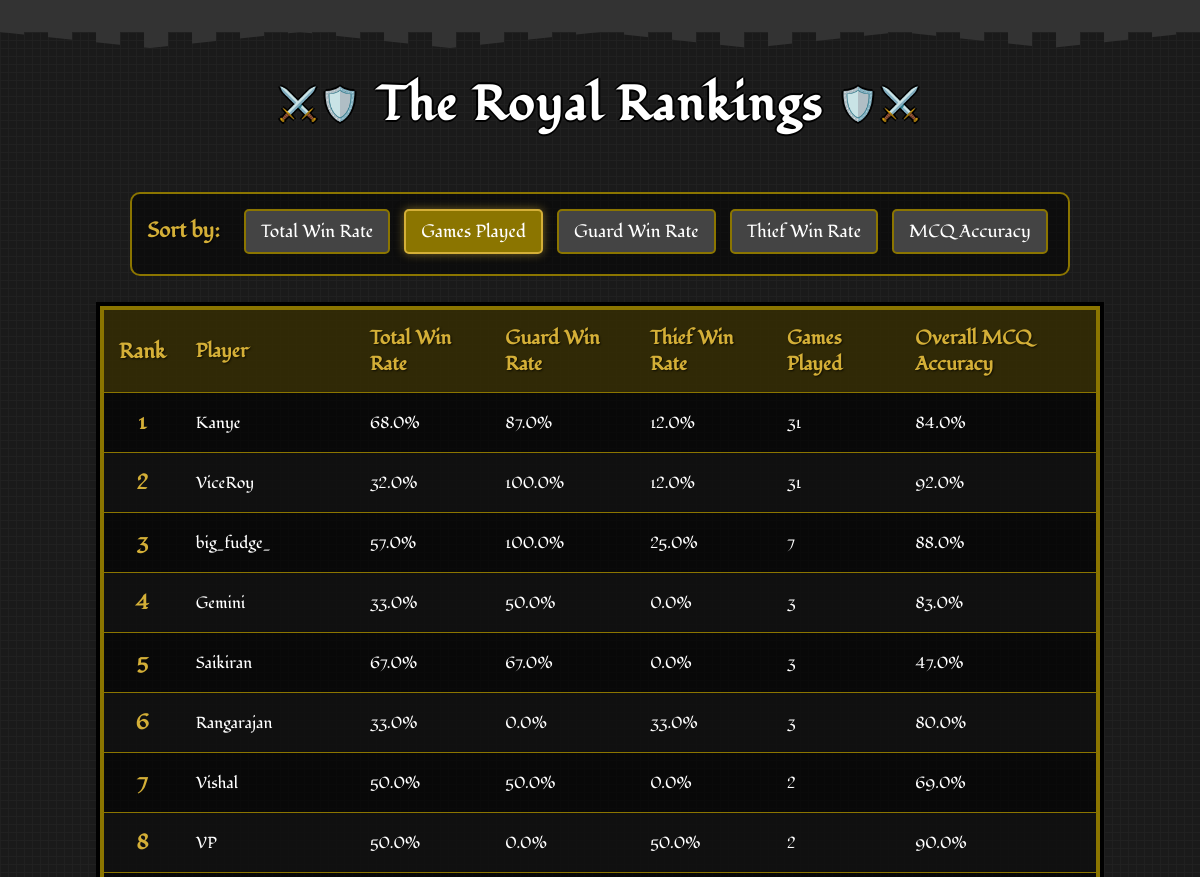
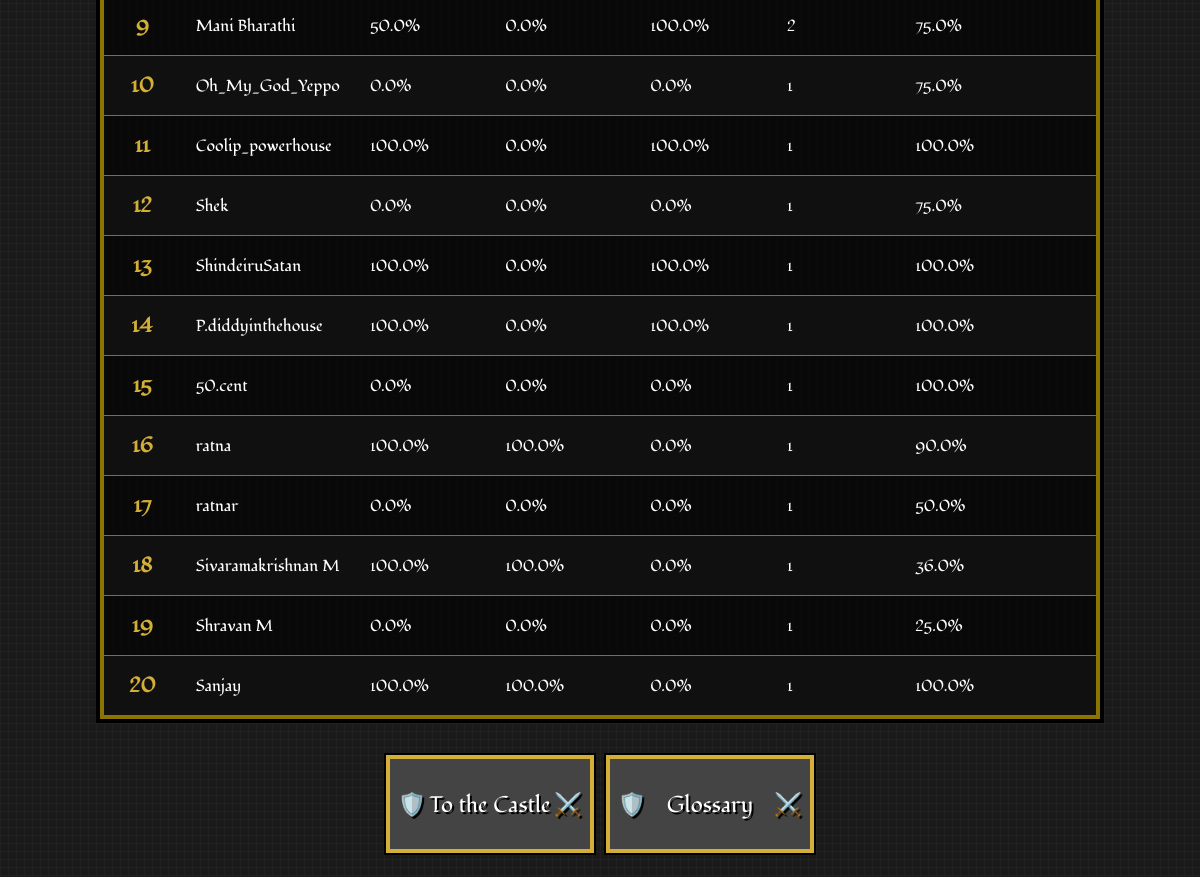
The app's page /leaderboard?sort_by=games_played with its own data (2 pictures, top to bottom).
### app.py (models this page shows)
class PlayerStats(db.Model):
    id = db.Column(db.Integer, primary_key=True)
    user_id = db.Column(db.Integer, db.ForeignKey('user.id'), nullable=False)
    total_games_played = db.Column(db.Integer, default=0)
    games_played_as_guard = db.Column(db.Integer, default=0)
    games_played_as_thief = db.Column(db.Integer, default=0)
    total_games_won = db.Column(db.Integer, default=0)
    total_games_won_as_guard = db.Column(db.Integer, default=0)
    total_games_won_as_thief = db.Column(db.Integer, default=0)
    total_win_rate = db.Column(db.Float, default=0.0)
    win_rate_as_guard = db.Column(db.Float, default=0.0)
    win_rate_as_thief = db.Column(db.Float, default=0.0)
    total_answer_accuracy = db.Column(db.Float, default=0.0)
    total_questions_attempted = db.Column(db.Integer, default=0)
    total_right_answers = db.Column(db.Integer, default=0)
    game_right_answers = db.Column(db.Integer, default=0)
    game_total_questions = db.Column(db.Integer, default=0)
    answer_accuracy_in_last_game = db.Column(db.Float, default=0.0)

class User(db.Model):
    id = db.Column(db.Integer, primary_key=True)
    username = db.Column(db.String(40), unique=True, nullable=False)
    password_hash = db.Column(db.String(200), nullable=False)
    stats = db.relationship('PlayerStats', backref='user', uselist=False)

### app.py (the view)
@app.route('/leaderboard')
def leaderboard():
    sort_by = request.args.get('sort_by', 'total_win_rate')
    sort_options = {
        'games_played': PlayerStats.total_games_played,
        'total_win_rate': PlayerStats.total_win_rate,
        'win_rate_as_guard': PlayerStats.win_rate_as_guard,
        'win_rate_as_thief': PlayerStats.win_rate_as_thief,
        'mcq_accuracy': PlayerStats.total_answer_accuracy
    }
    sort_column = sort_options.get(sort_by, PlayerStats.total_win_rate)
    leaderboard_data = db.session.query(PlayerStats, User)\
        .join(User, PlayerStats.user_id == User.id)\
        .order_by(sort_column.desc())\
        .limit(20)\
        .all()
    return render_template('leaderboard.html',
                           leaderboard_data=leaderboard_data,
                           current_sort=sort_by)

### templates/leaderboard.html (shortened to what this page needs)
<!DOCTYPE html>
<html lang="en">
<head>
    <link rel="stylesheet" href="static/css/style.css">
    <link rel="stylesheet" href="static/css/leaderboard.css">
    <link rel="stylesheet" href="static/css/game-over.css">
</head>
<body>
    <div class="castle-top"></div>
    <h1>The Royal Rankings</h1>
    <div class="filters">
        <strong>Sort by:</strong>
        <a href="{{ url_for('leaderboard', sort_by='total_win_rate') }}"
           class="{{ 'active' if current_sort == 'total_win_rate' }}">Total Win Rate</a>
        <a href="{{ url_for('leaderboard', sort_by='games_played') }}"
           class="{{ 'active' if current_sort == 'games_played' }}">Games Played</a>
        <a href="{{ url_for('leaderboard', sort_by='win_rate_as_guard') }}"
           class="{{ 'active' if current_sort == 'win_rate_as_guard' }}">Guard Win Rate</a>
        <a href="{{ url_for('leaderboard', sort_by='win_rate_as_thief') }}"
           class="{{ 'active' if current_sort == 'win_rate_as_thief' }}">Thief Win Rate</a>
        <a href="{{ url_for('leaderboard', sort_by='mcq_accuracy') }}"
           class="{{ 'active' if current_sort == 'mcq_accuracy' }}">MCQ Accuracy</a>
    </div>
    <table>
        <thead>
            <tr>
                <th class="rank">Rank</th>
                <th>Player</th>
                <th>Total Win Rate</th>
                <th>Guard Win Rate</th>
                <th>Thief Win Rate</th>
                <th>Games Played</th>
                <th>Overall MCQ Accuracy</th>
            </tr>
        </thead>
        <tbody>
            {% for stats, user in leaderboard_data %}
            <tr>
                <td class="rank">{{ loop.index }}</td>
                <td>{{ user.username }}</td>
                <td>{{ stats.total_win_rate }}%</td>
                <td>{{ stats.win_rate_as_guard }}%</td>
                <td>{{ stats.win_rate_as_thief }}%</td>
                <td>{{ stats.total_games_played }}</td>
                <td>{{ stats.total_answer_accuracy }}%</td>
            </tr>
            {% else %}
            <tr>
                <td colspan="7" style="text-align: center;">No player data available yet.</td>
            </tr>
            {% endfor %}
        </tbody>
    </table>
    <div class="button-container">
        <a href="{{ url_for('home') }}"><button class="shield-btn game-over-btn">To the Castle</button></a>
        <a href="{{ url_for('glossary') }}"><button class="shield-btn game-over-btn">Glossary</button></a>
    </div>
</body>
</html>

### static/css/style.css (style rules this page uses)
body { font-family: "Fondamento", serif; background-color: #1a1a1a; background-image: linear-gradient(90deg, rgba(34,34,34,0.8) 1px, transparent 1px), linear-gradient(rgba(34,34,34,0.8) 1px, transparent 1px); background-size: 8px 8px; color: white; margin: 0; padding: 0; text-align: center; position: relative; min-height: 60vh; display: flex; flex-direction: column; justify-content: space-between; }
.castle-top { height: 32px; background-color: #333; position: relative; margin-bottom: 16px; image-rendering: pixelated; }
.castle-top::before { content: ""; position: absolute; top: 100%; left: 0; right: 0; height: 16px; background-image: repeating-linear-gradient(90deg, #333 0px, #333 24px, transparent 24px, transparent 48px); background-size: 48px 16px; clip-path: polygon( 0% 0%, 12.5% 100%, 25% 0%, 37.5% 100%, 50% 0%, 62.5% 100%, 75% 0%, 87.5% 100%, 100% 0% ); image-rendering: pixelated; }
h1 { font-family: "Fondamento", serif; text-align: center; font-size: 3rem; color: white; text-shadow: 2px 0 #000, -2px 0 #000, 0 2px #000, 0 -2px #000; margin: 24px 0; letter-spacing: 2px; position: relative; image-rendering: pixelated; }
h1::before { content: "⚔️🛡️"; font-size: 2rem; position: relative; top: -5px; margin: 0 15px; }
h1::after { content: "🛡️⚔️"; font-size: 2rem; position: relative; top: -5px; margin: 0 15px; }
button.shield-btn { font-family: "Fondamento", serif; background-color: #444; color: white; border: none; box-shadow: 0 0 0 4px #d4af37, 0 0 0 6px #000; padding: 14px 22px; margin: 10px; font-size: 1.4rem; cursor: pointer; position: relative; transition: all 0.2s steps(5); text-shadow: 2px 2px 0 #000; width: 200px; height: 90px; image-rendering: pixelated; }
button.shield-btn::before { content: "🛡️ "; position: absolute; left: 8px; top: 50%; transform: translateY(-50%); }

### static/css/leaderboard.css (style rules this page uses)
body { font-family: "Fondamento", serif; background-color: #1a1a1a; background-image: linear-gradient(90deg, rgba(34,34,34,0.8) 1px, transparent 1px), linear-gradient(rgba(34,34,34,0.8) 1px, transparent 1px); background-size: 8px 8px; color: white; margin: 0; padding: 0; text-align: center; }
h1 { font-family: "Fondamento", serif; text-align: center; font-size: 3rem; color: white; text-shadow: 2px 0 #000, -2px 0 #000, 0 2px #000, 0 -2px #000; margin: 24px 0; letter-spacing: 2px; }
.filters { text-align: center; margin: 30px auto; max-width: 1000px; background-color: rgba(0, 0, 0, 0.5); padding: 15px; border: 2px solid #8b7500; border-radius: 10px; }
.filters strong { color: #d4af37; font-size: 1.3rem; margin-right: 15px; text-shadow: 1px 1px 2px rgba(0, 0, 0, 0.7); }
.filters a { font-family: "Fondamento", serif; text-decoration: none; padding: 8px 15px; margin: 0 5px; border-radius: 5px; background-color: #444; color: white; border: 2px solid #8b7500; transition: all 0.2s; font-size: 1.1rem; display: inline-block; margin-bottom: 5px; }
.filters a.active { background-color: #8b7500; color: white; border-color: #d4af37; box-shadow: 0 0 10px rgba(212, 175, 55, 0.5); }
table { width: 100%; max-width: 1000px; margin: 0 auto; border-collapse: collapse; background-color: rgba(0, 0, 0, 0.7); border: 4px solid #8b7500; box-shadow: 0 0 0 4px #000; }
th, td { padding: 15px; text-align: left; border-bottom: 1px solid #8b7500; }
thead th { background-color: rgba(139, 117, 0, 0.3); color: #d4af37; font-weight: bold; text-shadow: 1px 1px 2px rgba(0, 0, 0, 0.7); font-size: 1.2rem; }
tbody tr:nth-child(even) { background-color: rgba(34, 34, 34, 0.3); }
.rank { font-weight: bold; text-align: center; color: #d4af37; font-size: 1.3rem; }
.button-container { display: flex; justify-content: center; margin: 30px auto; }
.shield-btn { font-family: "Fondamento", serif; background-color: #444; color: white; border: none; box-shadow: 0 0 0 4px #d4af37, 0 0 0 6px #000; padding: 14px 22px; margin: 10px; font-size: 1.4rem; cursor: pointer; position: relative; transition: all 0.2s steps(5); text-shadow: 2px 2px 0 #000; }

### static/css/game-over.css (style rules this page uses)
button.game-over-btn::after { content: "⚔️"; position: absolute; right: 8px; top: 50%; transform: translateY(-50%); }

### records on screen
PlayerStats: username "Kanye", total_win_rate "68.0", win_rate_as_guard "87.0", win_rate_as_thief "12.0", total_games_played "31", total_answer_accuracy "84.0"
PlayerStats: username "ViceRoy", total_win_rate "32.0", win_rate_as_guard "100.0", win_rate_as_thief "12.0", total_games_played "31", total_answer_accuracy "92.0"
PlayerStats: username "big_fudge_", total_win_rate "57.0", win_rate_as_guard "100.0", win_rate_as_thief "25.0", total_games_played "7", total_answer_accuracy "88.0"
PlayerStats: username "Gemini", total_win_rate "33.0", win_rate_as_guard "50.0", win_rate_as_thief "0.0", total_games_played "3", total_answer_accuracy "83.0"
PlayerStats: username "Saikiran", total_win_rate "67.0", win_rate_as_guard "67.0", win_rate_as_thief "0.0", total_games_played "3", total_answer_accuracy "47.0"
PlayerStats: username "Rangarajan", total_win_rate "33.0", win_rate_as_guard "0.0", win_rate_as_thief "33.0", total_games_played "3", total_answer_accuracy "80.0"
PlayerStats: username "Vishal", total_win_rate "50.0", win_rate_as_guard "50.0", win_rate_as_thief "0.0", total_games_played "2", total_answer_accuracy "69.0"
PlayerStats: username "VP", total_win_rate "50.0", win_rate_as_guard "0.0", win_rate_as_thief "50.0", total_games_played "2", total_answer_accuracy "90.0"
PlayerStats: username "Mani Bharathi", total_win_rate "50.0", win_rate_as_guard "0.0", win_rate_as_thief "100.0", total_games_played "2", total_answer_accuracy "75.0"
PlayerStats: username "Oh_My_God_Yeppo", total_win_rate "0.0", win_rate_as_guard "0.0", win_rate_as_thief "0.0", total_games_played "1", total_answer_accuracy "75.0"
PlayerStats: username "Coolip_powerhouse", total_win_rate "100.0", win_rate_as_guard "0.0", win_rate_as_thief "100.0", total_games_played "1", total_answer_accuracy "100.0"
PlayerStats: username "Shek", total_win_rate "0.0", win_rate_as_guard "0.0", win_rate_as_thief "0.0", total_games_played "1", total_answer_accuracy "75.0"
PlayerStats: username "ShindeiruSatan", total_win_rate "100.0", win_rate_as_guard "0.0", win_rate_as_thief "100.0", total_games_played "1", total_answer_accuracy "100.0"
PlayerStats: username "P.diddyinthehouse", total_win_rate "100.0", win_rate_as_guard "0.0", win_rate_as_thief "100.0", total_games_played "1", total_answer_accuracy "100.0"
PlayerStats: username "50.cent", total_win_rate "0.0", win_rate_as_guard "0.0", win_rate_as_thief "0.0", total_games_played "1", total_answer_accuracy "100.0"
PlayerStats: username "ratna", total_win_rate "100.0", win_rate_as_guard "100.0", win_rate_as_thief "0.0", total_games_played "1", total_answer_accuracy "90.0"
PlayerStats: username "ratnar", total_win_rate "0.0", win_rate_as_guard "0.0", win_rate_as_thief "0.0", total_games_played "1", total_answer_accuracy "50.0"
PlayerStats: username "Sivaramakrishnan M", total_win_rate "100.0", win_rate_as_guard "100.0", win_rate_as_thief "0.0", total_games_played "1", total_answer_accuracy "36.0"
PlayerStats: username "Shravan M", total_win_rate "0.0", win_rate_as_guard "0.0", win_rate_as_thief "0.0", total_games_played "1", total_answer_accuracy "25.0"
PlayerStats: username "Sanjay", total_win_rate "100.0", win_rate_as_guard "100.0", win_rate_as_thief "0.0", total_games_played "1", total_answer_accuracy "100.0"
